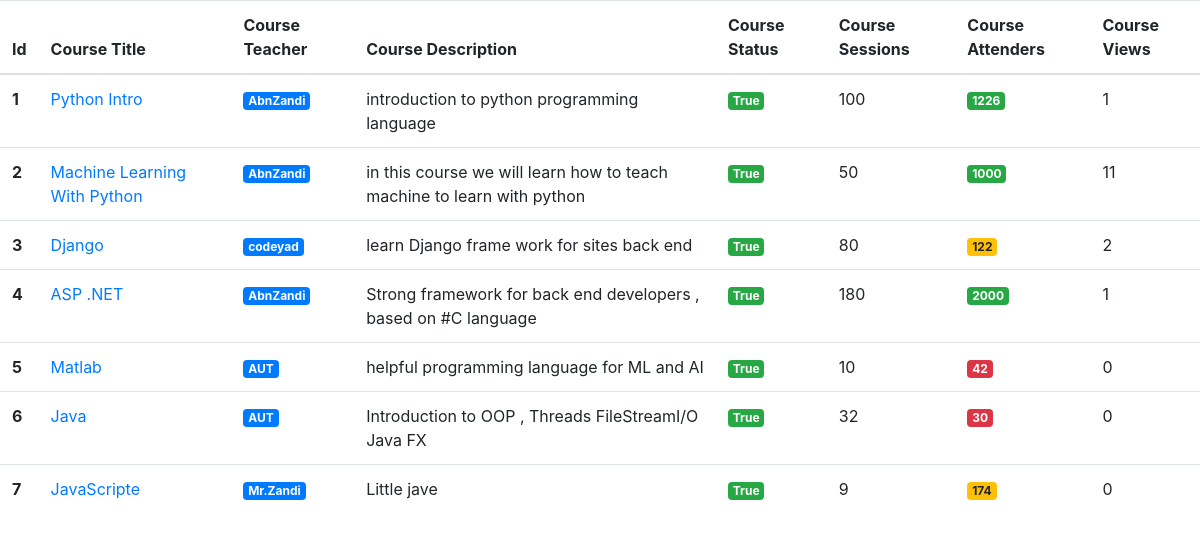
Before: /course/courses/list with the older database file.
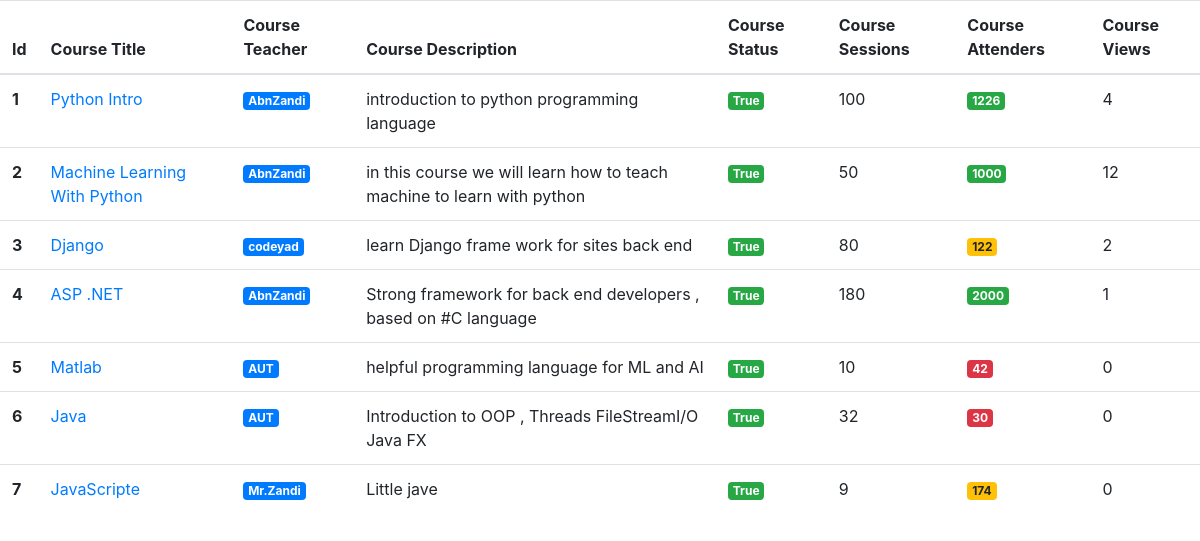
After: the same page with the newer database file.
### courses_app/models.py (models this page shows, shortened)
class Course(models.Model) :
    title = models.CharField(max_length=30)
    teacher_fullname = models.CharField(max_length=30)
    description = models.TextField()
    status = models.BooleanField(default=True)
    attenders = models.IntegerField(default=0)
    sessions = models.IntegerField(default=0)
    views_count = models.IntegerField(default=0)

### courses_app/views.py (the view)
# urls.py: path("courses/list",views.courses_list),
def courses_list(request):
    courses = Course.objects.all()
    return render(request , "courses_app/courses_lists.html" , context={ "courses" : courses})

### courses_app/templates/courses_app/courses_lists.html (shortened to what this page needs)
<!DOCTYPE html>
<html lang="en">
<head>
    <link rel="stylesheet" href="https://cdn.jsdelivr.net/npm/bootstrap@4.6.1/dist/css/bootstrap.min.css">
</head>
<body>
    <div class="table">
        <table class="table">
            <thead>
              <tr>
                <th scope="col">Id</th>
                <th scope="col">Course Title</th>
                <th scope="col">Course Teacher</th>
                <th scope="col">Course Description</th>
                <th scope="col">Course Status</th>
                <th scope="col">Course Sessions</th>
                <th scope="col">Course Attenders</th>
                <th scope="col">Course Views</th>
              </tr>
            </thead>
            <tbody>
                {% for course in courses%}
              <tr>
                <th scope="row">{{course.id}}</th>
                <td><a href="/course/information/{{course.id}}">{{course.title}}</a></td>
                <td><span class="badge badge-primary">{{course.teacher_fullname}}</span>
                </td>
                <td>{{course.description}}</td>
                <td>
                  {% if course.status == True %}
                  <span class="badge badge-success">{{course.status}}</span>
                  {% elif course.status == False %}
                  <span class="badge badge-danger">{{course.status}}</span>
                  {% endif %}
                </td>
                <td>{{course.sessions}}</td>
                <td>
                  {% if course.attenders >= 1000  %}
                  <span class="badge badge-success">{{course.attenders}}</span>
                  {% elif course.attenders < 1000 and  course.attenders >= 100 %}
                  <span class="badge badge-warning">{{course.attenders}}</span>
                  {% elif course.attenders < 100 %}
                  <span class="badge badge-danger">{{course.attenders}}</span>
                  {% endif %}
                  </td>
                <td>{{course.views_count}}</td>
              </tr>
              {% endfor %}
            </tbody>
          </table>
    </div>
</body>
</html>

Changed rows visible on the page:
changed Course "Python Intro": views_count "1" → "4"
changed Course "Machine Learning With Python": views_count "11" → "12"
